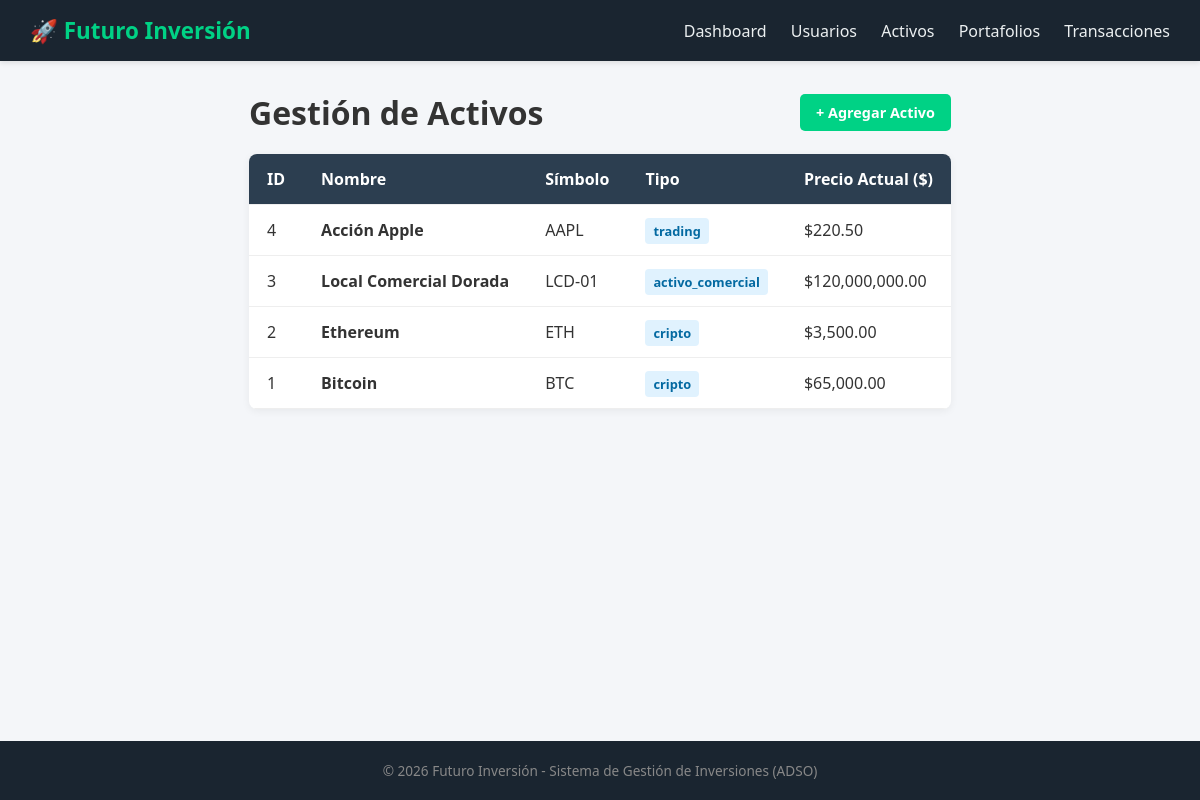
Page /index.php?controller=activo&action=index on the committed database.
### tables this page shows
CREATE TABLE IF NOT EXISTS activos (
    id INT AUTO_INCREMENT PRIMARY KEY,
    nombre VARCHAR(100) NOT NULL,
    simbolo VARCHAR(20) NOT NULL,
    tipo ENUM('cripto', 'activo_comercial', 'trading') NOT NULL,
    precio_actual DECIMAL(15, 2) NOT NULL,
    fecha_actualizacion DATETIME DEFAULT CURRENT_TIMESTAMP ON UPDATE CURRENT_TIMESTAMP
);

### app/controllers/ActivoController.php (called while the page is built, shortened)
<?php
require_once __DIR__ . '/../models/Activo.php';
class ActivoController {
    public function index() {
        $activoModel = new Activo();
        $activos = $activoModel->obtenerTodos();
        require_once __DIR__ . '/../views/activos/index.php';
    }
}
?>

### config/Database.php (called while the page is built, shortened)
<?php
class Database {
    private static $instance = null;
    private $host = 'localhost';
    private $db_name = 'futuro_inversion';
    private $username = 'root';
    private $password = '';
    private function __construct() {
        try {
            $this->conn = new PDO("mysql:host={$this->host};dbname={$this->db_name};charset=utf8", $this->username, $this->password);
        } catch(PDOException $e) {
            die("Error de conexión a la base de datos: " . $e->getMessage());
        }
    }
    public static function getInstance() {
        if (self::$instance == null) {
            self::$instance = new Database();
        }
        return self::$instance->conn;
    }
}
?>

### app/models/Activo.php (called while the page is built, shortened)
<?php
require_once __DIR__ . '/../../config/Database.php';
class Activo {
    private $conn;
    public function __construct() {
        $this->conn = Database::getInstance();
    }
    public function obtenerTodos() {
        $stmt = $this->conn->prepare("SELECT * FROM activos ORDER BY id DESC");
        $stmt->execute();
        return $stmt->fetchAll();
    }
}
?>

### app/views/activos/index.php (the view)
<?php require_once __DIR__ . '/../layouts/header.php'; ?>
<div class="header-action">
    <h1>Gestión de Activos</h1>
    <a href="index.php?controller=activo&action=crear" class="btn btn-primary">+ Agregar Activo</a>
</div>
<table class="data-table">
    <thead>
        <tr>
            <th>ID</th>
            <th>Nombre</th>
            <th>Símbolo</th>
            <th>Tipo</th>
            <th>Precio Actual ($)</th>
        </tr>
    </thead>
    <tbody>
        <?php foreach ($activos as $a): ?>
        <tr>
            <td><?php echo $a['id']; ?></td>
            <td><strong><?php echo htmlspecialchars($a['nombre']); ?></strong></td>
            <td><code><?php echo htmlspecialchars($a['simbolo']); ?></code></td>
            <td><span class="badge badge-type"><?php echo htmlspecialchars($a['tipo']); ?></span></td>
            <td>$<?php echo number_format($a['precio_actual'], 2); ?></td>
        </tr>
        <?php endforeach; ?>
    </tbody>
</table>
<?php require_once __DIR__ . '/../layouts/footer.php'; ?>

### public/index.php (shortened to what this page needs)
<?php
$controllerName = isset($_GET['controller']) ? ucfirst($_GET['controller']) . 'Controller' : 'DashboardController';
$actionName = isset($_GET['action']) ? $_GET['action'] : 'index';
$controllerFile = __DIR__ . '/../app/controllers/' . $controllerName . '.php';
if (file_exists($controllerFile)) {
    if (class_exists($controllerName)) {
        $controller = new $controllerName();
        if (method_exists($controller, $actionName)) {
            $controller->$actionName();
        } else {
            echo "Error 404: Acción '{$actionName}' no encontrada.";
        }
    } else {
        echo "Error 404: Clase controlador '{$controllerName}' no encontrada.";
    }
} else {
    echo "Error 404: Archivo controlador '{$controllerName}.php' no existe.";
}
?>

### app/views/layouts/header.php (shortened to what this page needs)
<!DOCTYPE html>
<html lang="es">
<head>
    <link rel="stylesheet" href="css/style.css">
</head>
<body>
    <header class="navbar">
        <div class="logo">🚀 Futuro Inversión</div>
        <nav>
            <a href="index.php?controller=dashboard&action=index">Dashboard</a>
            <a href="index.php?controller=usuario&action=index">Usuarios</a>
            <a href="index.php?controller=activo&action=index">Activos</a>
            <a href="index.php?controller=portafolio&action=index">Portafolios</a>
            <a href="index.php?controller=transaccion&action=index">Transacciones</a>
        </nav>
    </header>
    <main class="container">

### app/views/layouts/footer.php
    </main>
    <footer class="footer">
        <p>&copy; <?php echo date('Y'); ?> Futuro Inversión - Sistema de Gestión de Inversiones (ADSO)</p>
    </footer>
</body>
</html>

### public/css/style.css (style rules this page uses)
* { box-sizing: border-box; margin: 0; padding: 0; font-family: 'Segoe UI', Tahoma, Geneva, Verdana, sans-serif; }
body { background-color: #f4f6f9; color: #333; display: flex; flex-direction: column; min-height: 100vh; }
.navbar { background-color: #1a2530; color: #fff; padding: 15px 30px; display: flex; justify-content: space-between; align-items: center; box-shadow: 0 2px 5px rgba(0,0,0,0.1); }
.navbar .logo { font-size: 1.4rem; font-weight: bold; color: #00d285; }
.navbar nav a { color: #ecf0f1; text-decoration: none; margin-left: 20px; font-weight: 500; transition: color 0.2s; }
.container { max-width: 1100px; margin: 30px auto; padding: 0 20px; flex: 1; }
.header-action { display: flex; justify-content: space-between; align-items: center; margin-bottom: 20px; }
.btn { display: inline-block; padding: 9px 16px; border-radius: 5px; text-decoration: none; font-weight: bold; font-size: 0.9rem; cursor: pointer; border: none; }
.btn-primary { background-color: #00d285; color: #fff; }
.data-table { width: 100%; border-collapse: collapse; background: #fff; border-radius: 8px; overflow: hidden; box-shadow: 0 2px 8px rgba(0,0,0,0.06); }
.data-table th, .data-table td { padding: 14px 18px; text-align: left; border-bottom: 1px solid #eee; }
.data-table th { background-color: #2c3e50; color: #fff; font-weight: 600; }
.badge { padding: 4px 8px; border-radius: 4px; font-size: 0.8rem; font-weight: bold; background: #e2e8f0; }
.badge-type { background: #e0f2fe; color: #0369a1; }
.footer { text-align: center; padding: 20px; background: #1a2530; color: #888; font-size: 0.85rem; margin-top: 40px; }

### rows in the picture
activos: id "4", nombre "Acción Apple", simbolo "AAPL", tipo "trading", precio_actual "220.50"
activos: id "3", nombre "Local Comercial Dorada", simbolo "LCD-01", tipo "activo_comercial", precio_actual "120,000,000.00"
activos: id "2", nombre "Ethereum", simbolo "ETH", tipo "cripto", precio_actual "3,500.00"
activos: id "1", nombre "Bitcoin", simbolo "BTC", tipo "cripto", precio_actual "65,000.00"
